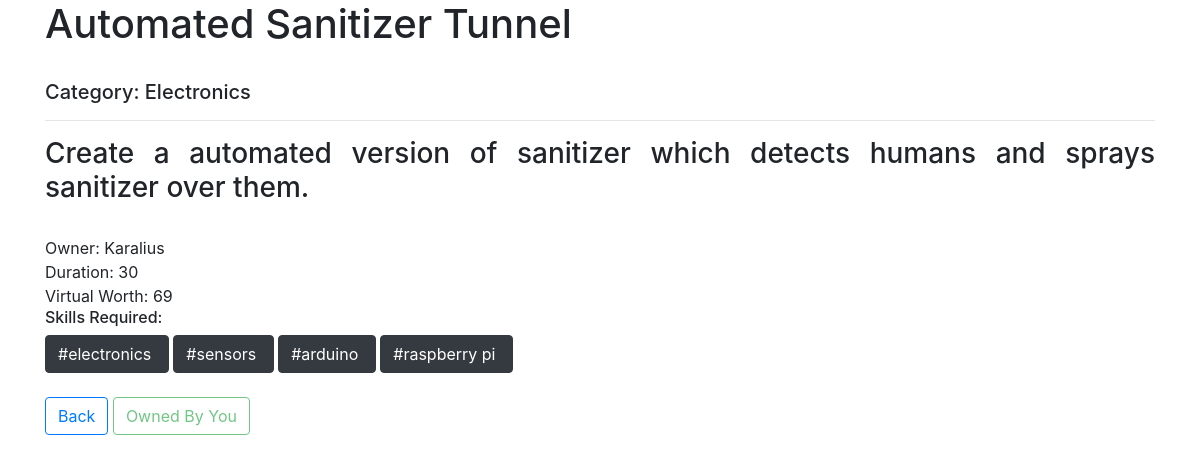
Page /view_project/12 (signed in) on the earlier database version.
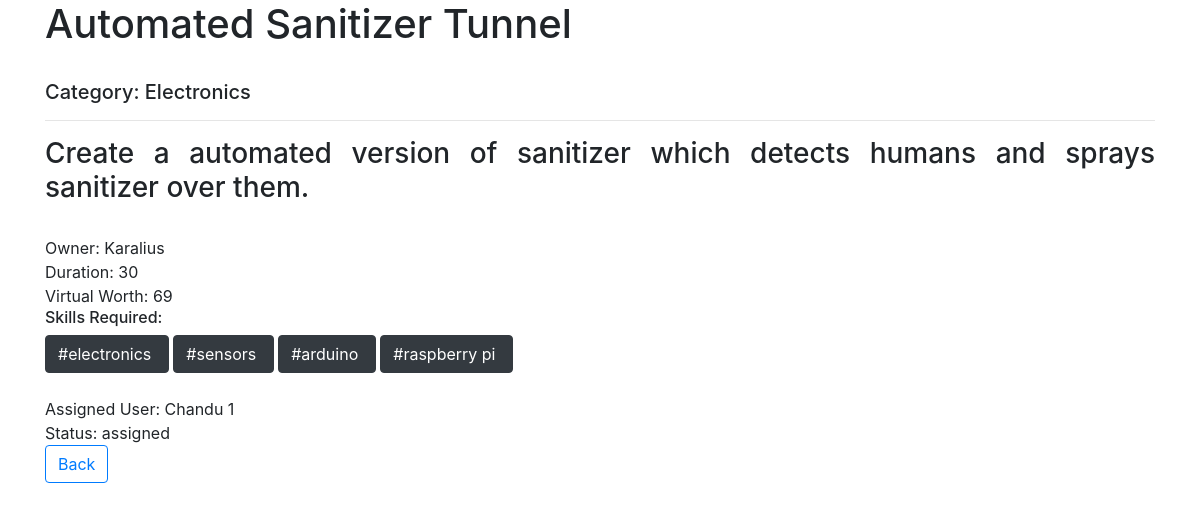
Same page on the later database version.
### backend/models.py (models this page shows, shortened)
class Project(models.Model):
    category = models.CharField(max_length=30, blank=True, null=True)
    status = models.CharField(max_length=100, blank=True)
    title = models.CharField(max_length=200,blank=True)
    description = models.TextField(max_length=400,blank=True)
    owner = models.ForeignKey(UserAttribs, on_delete = models.CASCADE, related_name="owner")
    duration = models.IntegerField(blank=True, null=True)
    assigned_user = models.ForeignKey(UserAttribs, on_delete = models.CASCADE, related_name="assigned_user", null=True, blank=True)
    stipend = models.IntegerField(blank=True, null=True)
    applied_users = models.ManyToManyField(UserAttribs,  null=True, blank=True)
    tags_requirement = TaggableManager()
    project_questions = models.OneToOneField(Project_Question,on_delete=models.CASCADE,null=True, blank=True)
    project_rating = models.FloatField(blank=True, default=0)
    review = models.TextField(blank=True)

class UserAttribs(models.Model):
    user = models.OneToOneField(User, on_delete = models.CASCADE)
    worth = models.IntegerField(blank=True, null=True, default='0')
    job_title = models.CharField(max_length=100, blank=True)
    skills = models.CharField(max_length=1000,blank=True)
    phone_number = models.CharField(max_length=12, blank=True)
    mobile_number = models.CharField(max_length=12,blank=True)
    full_name = models.CharField(max_length=30, blank=True)
    address = models.CharField(max_length=100, blank=True)
    website = models.URLField(max_length=100, blank=True)
    github = models.CharField(max_length=200, blank=True)
    twitter = models.CharField(max_length=200, blank=True)
    instagram = models.CharField(max_length=200, blank=True)
    facebook = models.CharField(max_length=200, blank=True)
    user_image = models.ImageField(upload_to="images" ,blank=True)
    assigned_project = models.ManyToManyField('Project', blank=True, null=True)
    def __str__(self):
        return self.user.username

### backend/views.py (the view)
# urls.py: path('view_project/<int:proj_id>',views.view_project, name='view_project'),
def view_project(request, proj_id):
    proj_obj = Project.objects.get(id = proj_id)
    return render(request, 'My Projects/project_info.html', {'project': proj_obj, "curr_user": UserAttribs.objects.get(user=request.user)})

### backend/templatetags/custom_tags.py (called while the page is built, shortened)
@register.simple_tag
def check_user( project_id, user, curr_user):
    print()
    print("Users = ", user,"Curr_user = ", curr_user)
    project = Project.objects.get(id=project_id)
    if project.owner.user.username == curr_user.user.username:
        return "owner"

### templates/My Projects/project_info.html (shortened to what this page needs)
{% extends "My Projects/project_info_parent.html" %}
{% load custom_tags %}
{% block content %}
{% if not project.assigned_user %}
<form action="{% url 'dashboard' %}" method="post">
       {% check_user project.id project.applied_users.all curr_user as flag %}
       {% if flag == "found" %}
       <a class="btn btn-outline-primary my-2 my-sm-0" href="{% url 'dashboard' %}">Back</a>
       <input class="btn btn-outline-success my-2 my-sm-0" type="submit" value="Applied" disabled>
       {% elif flag == 'owner' %}
       <a class="btn btn-outline-primary my-2 my-sm-0" href="{% url 'dashboard' %}">Back</a>
       <input class="btn btn-outline-success my-2 my-sm-0" type="submit" value="Owned By You" disabled>
       {% else %}
       <a class="btn btn-outline-primary my-2 my-sm-0" href="{% url 'dashboard' %}">Back</a>
       <input class="btn btn-outline-success my-2 my-sm-0" type="submit" value="Apply" >
       {% endif %}
  </form>
  {% else %}
  Assigned User: {{project.assigned_user}}
  <br>
Status: {{project.status}}
<br>
  <a href="{% url 'dashboard' %}" class="btn btn-outline-primary my-2 my-sm-0">Back</a>
{% endif %}
{% endblock %}

### templates/My Projects/project_info_parent.html (shortened to what this page needs)
<!DOCTYPE html>
{% load custom_tags %}
<html lang="en">
<head>
    <link
    rel="stylesheet"
    href="https://stackpath.bootstrapcdn.com/bootstrap/4.5.2/css/bootstrap.min.css"
  />
</head>
<body>
    <div class="container">
        <h1>{{project.title}}</h1>
        <br>
        <h5>Category: {{project.category|title}}</h5>
        <hr>
        <h3>{{project.description|safe}}</h3>
        <br>
        <span>Owner: {{project.owner}}</span>
        <br>
        <span>Duration: {{project.duration}}</span>
        <br>
        <span>Virtual Worth: {{project.stipend}}</span>
        <br>
        <h6>Skills Required: </h6>
        {% for tag in project.tags_requirement.all %}
          <a href="" class="btn btn-dark">#{{tag}}&nbsp;</a>
          {% endfor %}
          <br>
          <br>
          {% block content %}
          {% endblock %}
    </div>
</body>
</html>

Differences in the rows shown:
changed Project "Automated Sanitizer Tunnel": assigned_user (not shown) → "Chandu 1"; status (not shown) → "assigned"; assigned_user_id empty → 1 (drawn)
Other differences:
form field value: "Owned By You" → (not shown)
text now shown: "Assigned User: Status:"
